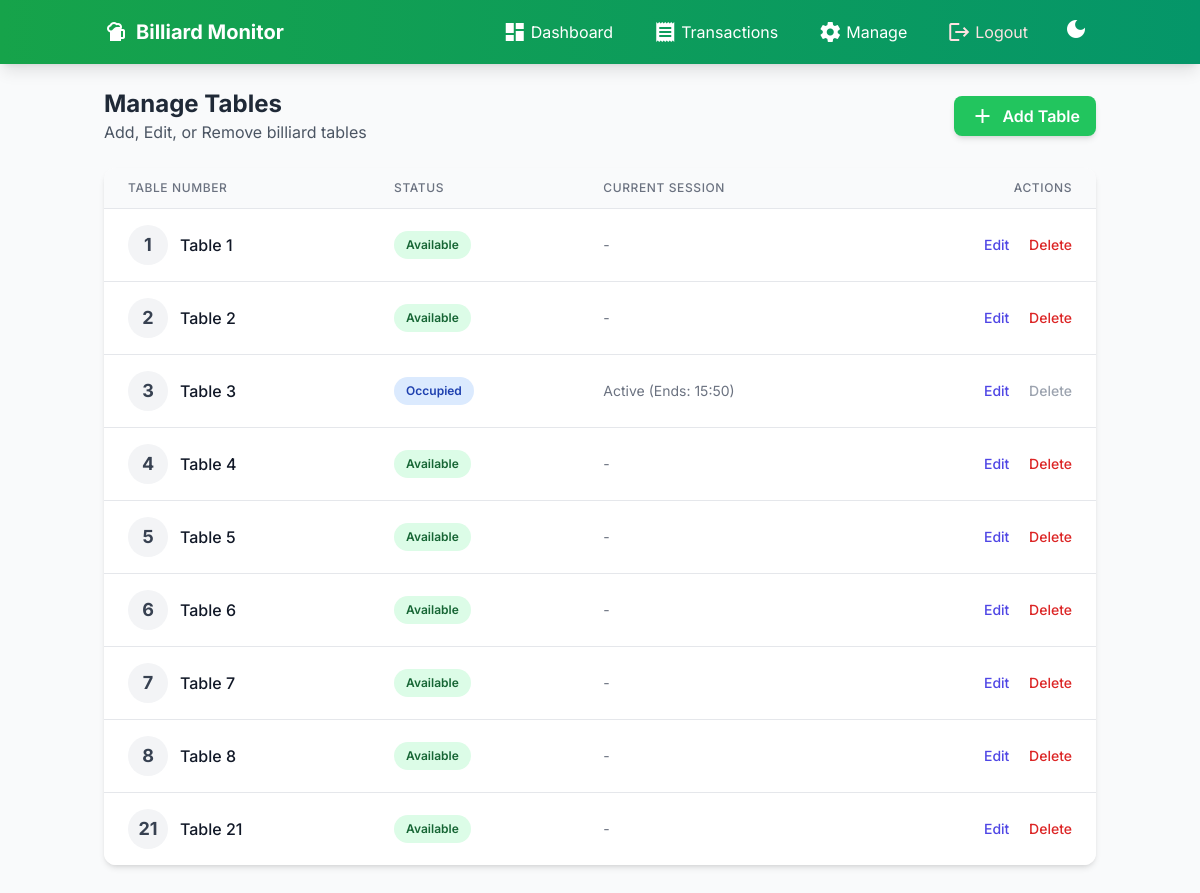
Page /manage/ (signed in) on the earlier database version.
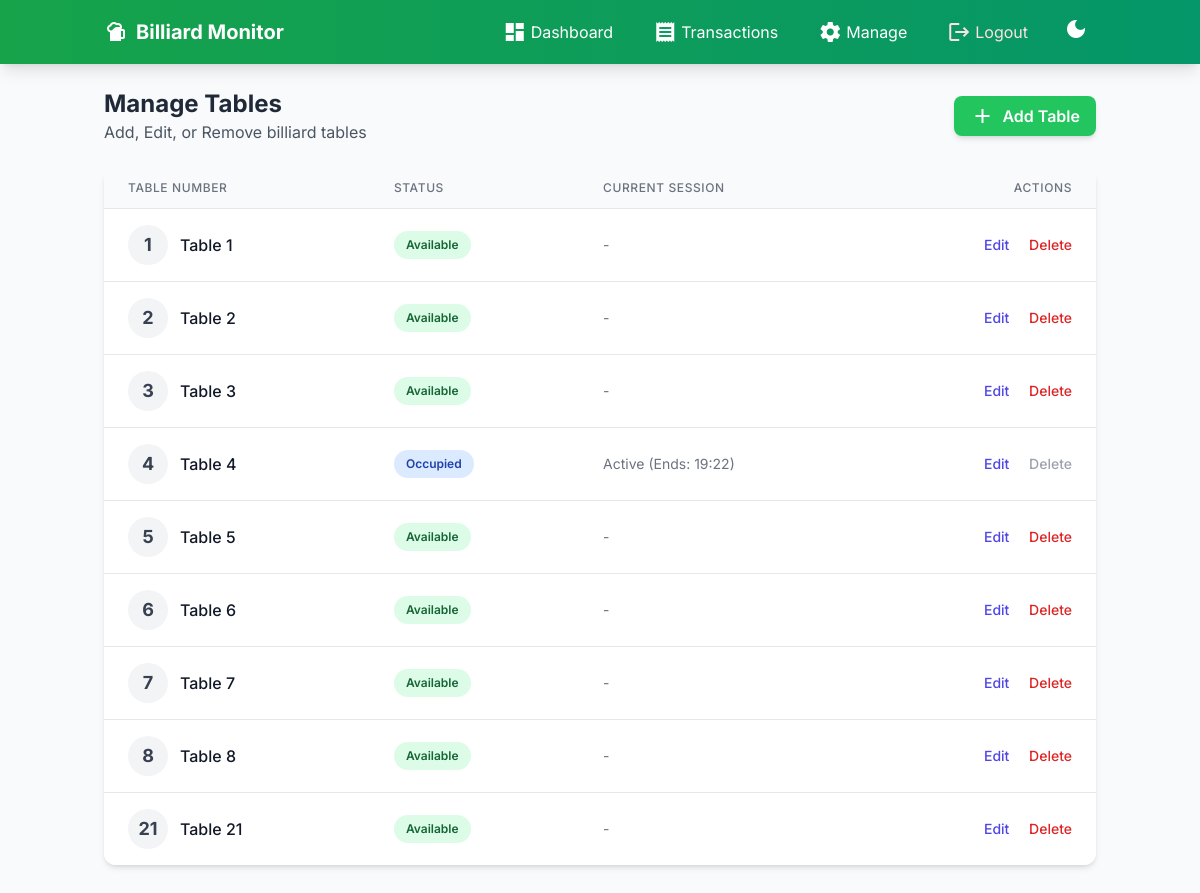
Same page on the later database version.
### monitor/models.py (models this page shows, shortened)
class Table(models.Model):
    TABLE_STATUS = [
        ('available', 'Available'),
        ('occupied', 'Occupied'),
        ('maintenance', 'Maintenance'),
    ]
    table_number = models.IntegerField(unique=True)
    status = models.CharField(max_length=20, choices=TABLE_STATUS, default='available')
    created_at = models.DateTimeField(auto_now_add=True)
    updated_at = models.DateTimeField(auto_now=True)
    @property
    def current_session(self):
        return self.sessions.filter(status='active').first()

class Session(models.Model):
    SESSION_STATUS = [
        ('active', 'Active'),
        ('completed', 'Completed'),
    ]
    DURATION_CHOICES = [
        (1, '1 hour'),
        (2, '2 hours'),
        (3, '3 hours'),
    ]
    table = models.ForeignKey(Table, on_delete=models.CASCADE, related_name='sessions')
    duration = models.IntegerField(choices=DURATION_CHOICES, default=1)
    start_time = models.DateTimeField()
    end_time = models.DateTimeField(null=True, blank=True)
    amount = models.DecimalField(max_digits=10, decimal_places=2)
    status = models.CharField(max_length=20, choices=SESSION_STATUS, default='active')
    created_at = models.DateTimeField(auto_now_add=True)
    updated_at = models.DateTimeField(auto_now=True)
    @property
    def formatted_end_time(self):
        end = self.start_time + timezone.timedelta(hours=self.duration)
        return end.strftime('%H:%M')

### monitor/views.py (the view)
# urls.py: path('manage/', views.manage_tables, name='manage_tables'),
@login_required
def manage_tables(request):
    tables = Table.objects.all().order_by('table_number')
    return render(request, 'monitor/manage_tables.html', {'tables': tables})

### monitor/templates/monitor/manage_tables.html (shortened to what this page needs)
{% extends 'monitor/base.html' %}
{% block content %}
<div class="mb-8">
    <div class="flex items-center justify-between mb-6">
        <div>
            <h2 class="text-2xl font-bold text-gray-800 dark:text-gray-100">Manage Tables</h2>
            <p class="text-gray-600 dark:text-gray-400">Add, Edit, or Remove billiard tables</p>
        </div>
        <button onclick="openAddModal()"
                class="bg-green-500 hover:bg-green-600 text-white font-semibold py-2 px-4 rounded-lg transition flex items-center shadow-md">
            <span class="material-icons mr-2">add</span>
            Add Table
        </button>
    </div>
    <div class="bg-white dark:bg-dark-card rounded-xl shadow-md overflow-hidden transition-colors">
        <div class="overflow-x-auto">
            <table class="min-w-full divide-y divide-gray-200 dark:divide-gray-700">
                <thead class="bg-gray-50 dark:bg-gray-800">
                    <tr>
                        <th class="px-6 py-3 text-left text-xs font-medium text-gray-500 dark:text-gray-400 uppercase tracking-wider">
                            Table Number
                        </th>
                        <th class="px-6 py-3 text-left text-xs font-medium text-gray-500 dark:text-gray-400 uppercase tracking-wider">
                            Status
                        </th>
                        <th class="px-6 py-3 text-left text-xs font-medium text-gray-500 dark:text-gray-400 uppercase tracking-wider">
                            Current Session
                        </th>
                        <th class="px-6 py-3 text-right text-xs font-medium text-gray-500 dark:text-gray-400 uppercase tracking-wider">
                            Actions
                        </th>
                    </tr>
                </thead>
                <tbody class="bg-white dark:bg-dark-card divide-y divide-gray-200 dark:divide-gray-700">
                    {% for table in tables %}
                    <tr class="hover:bg-gray-50 dark:hover:bg-gray-800 transition">
                        <td class="px-6 py-4 whitespace-nowrap">
                            <div class="flex items-center">
                                <div class="w-10 h-10 rounded-full bg-gray-100 dark:bg-gray-700 flex items-center justify-center mr-3">
                                    <span class="text-lg font-bold text-gray-700 dark:text-gray-200">{{ table.table_number }}</span>
                                </div>
                                <span class="font-medium text-gray-900 dark:text-gray-100">Table {{ table.table_number }}</span>
                            </div>
                        </td>
                        <td class="px-6 py-4 whitespace-nowrap">
                            {% if table.status == 'available' %}
                                <span class="px-3 py-1 inline-flex text-xs leading-5 font-semibold rounded-full bg-green-100 dark:bg-green-900 text-green-800 dark:text-green-200">
                                    Available
                                </span>
                            {% elif table.status == 'occupied' %}
                                <span class="px-3 py-1 inline-flex text-xs leading-5 font-semibold rounded-full bg-blue-100 dark:bg-blue-900 text-blue-800 dark:text-blue-200">
                                    Occupied
                                </span>
                            {% else %}
                                <span class="px-3 py-1 inline-flex text-xs leading-5 font-semibold rounded-full bg-gray-100 dark:bg-gray-700 text-gray-800 dark:text-gray-300">
                                    {{ table.status|title }}
                                </span>
                            {% endif %}
                        </td>
                        <td class="px-6 py-4 whitespace-nowrap text-sm text-gray-500 dark:text-gray-400">
                            {% if table.current_session %}
                                Active (Ends: {{ table.current_session.formatted_end_time }})
                            {% else %}
                                -
                            {% endif %}
                        </td>
                        <td class="px-6 py-4 whitespace-nowrap text-right text-sm font-medium">
                            <button onclick="openEditModal({{ table.id }}, {{ table.table_number }})" class="text-indigo-600 hover:text-indigo-900 dark:text-indigo-400 dark:hover:text-indigo-300 mr-4">Edit</button>
                            {% if not table.current_session %}
                                <button onclick="deleteTable({{ table.id }})" class="text-red-600 hover:text-red-900 dark:text-red-400 dark:hover:text-red-300">Delete</button>
                            {% else %}
                                <span class="text-gray-400 cursor-not-allowed" title="Cannot delete occupied table">Delete</span>
                            {% endif %}
                        </td>
                    </tr>
                    {% empty %}
                    <tr>
                        <td colspan="4" class="px-6 py-12 text-center text-gray-500 dark:text-gray-400">
                            No tables found. Add one to get started.
                        </td>
                    </tr>
                    {% endfor %}
                </tbody>
            </table>
        </div>
    </div>
</div>
{% endblock %}

### monitor/templates/monitor/base.html (shortened to what this page needs)
<!DOCTYPE html>
<html lang="en">
<head>
    <script src="https://cdn.tailwindcss.com"></script>
</head>
<body class="bg-gray-50 dark:bg-dark-bg transition-colors duration-200">
    <nav class="bg-gradient-to-r from-green-600 to-emerald-600 dark:from-green-900 dark:to-emerald-900 text-white shadow-lg transition-colors duration-200">
        <div class="container mx-auto px-4">
            <div class="flex items-center justify-between h-16">
                <div class="flex items-center space-x-2">
                    <span class="material-icons text-2xl">sports_bar</span>
                    <h1 class="text-xl font-bold">Billiard Monitor</h1>
                </div>
                <div class="flex items-center space-x-4">
                    {% if user.is_authenticated %}
                    <a href="{% url 'index' %}" class="hover:bg-green-700 dark:hover:bg-green-800 px-3 py-2 rounded-lg transition flex items-center space-x-1">
                        <span class="material-icons">dashboard</span>
                        <span>Dashboard</span>
                    </a>
                    <a href="{% url 'transactions' %}" class="hover:bg-green-700 dark:hover:bg-green-800 px-3 py-2 rounded-lg transition flex items-center space-x-1">
                        <span class="material-icons">receipt</span>
                        <span>Transactions</span>
                    </a>
                    <a href="{% url 'manage_tables' %}" class="hover:bg-green-700 dark:hover:bg-green-800 px-3 py-2 rounded-lg transition flex items-center space-x-1">
                        <span class="material-icons">settings</span>
                        <span>Manage</span>
                    </a>
                    <form method="post" action="{% url 'logout' %}" class="inline">
                        <button type="submit" class="hover:bg-red-700 dark:hover:bg-red-800 px-3 py-2 rounded-lg transition flex items-center space-x-1 text-red-100">
                            <span class="material-icons">logout</span>
                            <span>Logout</span>
                        </button>
                    </form>
                    {% endif %}
                    <button id="theme-toggle" class="p-2 rounded-lg hover:bg-green-700 dark:hover:bg-green-800 transition focus:outline-none">
                        <span id="theme-toggle-dark-icon" class="material-icons hidden">dark_mode</span>
                    </button>
                </div>
            </div>
        </div>
    </nav>
    <main class="container mx-auto px-4 py-6">
        {% block content %}{% endblock %}
    </main>
</body>
</html>

### monitor/templates/monitor/base.html (style rules this page uses)
body { font-family: 'Inter', sans-serif; }

Differences in the rows shown:
changed Table (number 3 of 9 on the later page): current_session.formatted_end_time "15:50" → (not shown); status "Occupied" → "Available"; text "Active (Ends: )" → "-"
changed Table (number 4 of 9 on the later page): current_session.formatted_end_time (not shown) → "19:22"; status "Available" → "Occupied"; text "-" → "Active (Ends: )"
